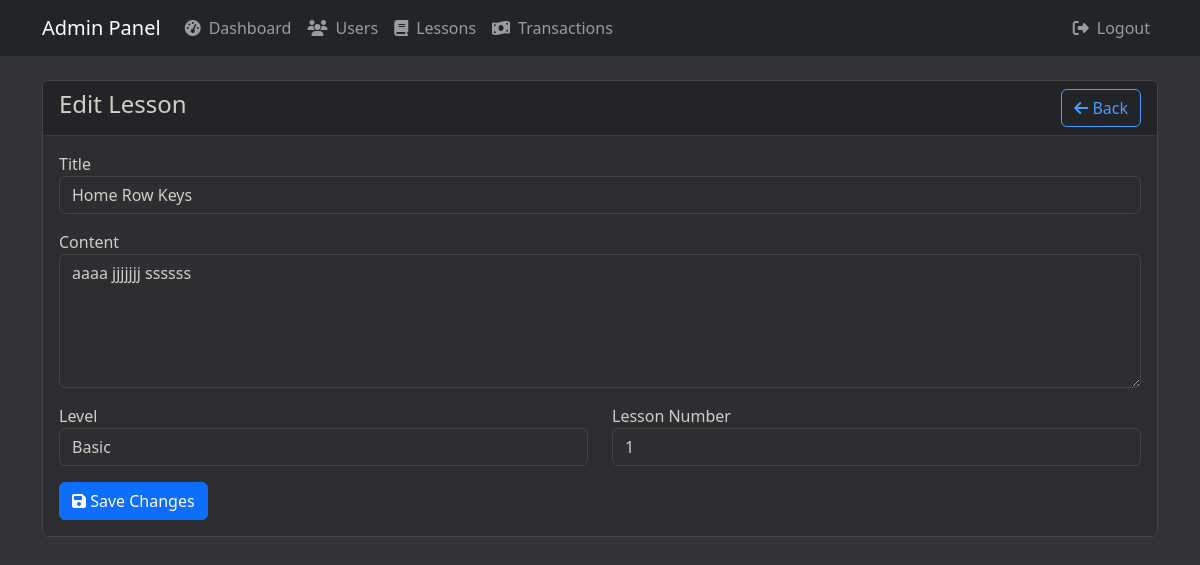
/admin/edit_lesson.php?id=1&type=english (signed in), run on the app's committed database.
### tables this page shows
CREATE TABLE `lessons` (
  `id` int(11) NOT NULL,
  `level` varchar(20) NOT NULL,
  `lesson_number` int(11) NOT NULL,
  `title` varchar(100) NOT NULL,
  `content` text NOT NULL,
  `target_wpm` int(11) DEFAULT 30,
  `created_at` timestamp NOT NULL DEFAULT current_timestamp()
);

### admin/edit_lesson.php (the view, shortened to what this page needs)
<?php
require_once '../config/database.php';
$id = $_GET['id'] ?? '';
$type = $_GET['type'] ?? 'english';
$table = ($type === 'japanese') ? 'japanese_lessons' : 'lessons';
$stmt = $pdo->prepare("SELECT * FROM $table WHERE id = ?");
$stmt->execute([$id]);
$lesson = $stmt->fetch();
?>
<!DOCTYPE html>
<html lang="en">
<head>
    <link href="https://cdn.jsdelivr.net/npm/bootstrap@5.3.0/dist/css/bootstrap.min.css" rel="stylesheet">
    <link rel="stylesheet" href="https://cdnjs.cloudflare.com/ajax/libs/font-awesome/6.4.0/css/all.min.css">
</head>
<body>
    <?php include 'includes/admin_navbar.php'; ?>
    <div class="container mt-4">
        <div class="card">
            <div class="card-header d-flex justify-content-between align-items-center">
                <h4>Edit Lesson</h4>
                <a href="manage_lessons.php" class="btn btn-outline-primary">
                    <i class="fas fa-arrow-left"></i> Back
                </a>
            </div>
            <div class="card-body">
                <form method="POST" action="">
                    <div class="mb-3">
                        <label>Title</label>
                        <input type="text" name="title" class="form-control"
                               value="<?php echo isset($lesson['title']) ? htmlspecialchars($lesson['title']) : ''; ?>" required>
                    </div>
                    <div class="mb-3">
                        <label>Content</label>
                        <textarea name="content" class="form-control" rows="5" required><?php echo isset($lesson['content']) ? htmlspecialchars($lesson['content']) : ''; ?></textarea>
                    </div>
                    <div class="row">
                        <div class="col-md-6 mb-3">
                            <label>Level</label>
                            <select name="level" class="form-select" required>
                                <option value="Basic" <?php echo ($lesson['level'] == 'Basic') ? 'selected' : ''; ?>>Basic</option>
                            </select>
                        </div>
                        <div class="col-md-6 mb-3">
                            <label>Lesson Number</label>
                            <input type="number" name="lesson_number" class="form-control"
                                   value="<?php echo isset($lesson['lesson_number']) ? $lesson['lesson_number'] : ''; ?>" required>
                        </div>
                    </div>
                    <button type="submit" class="btn btn-primary">
                        <i class="fas fa-save"></i> Save Changes
                    </button>
                </form>
            </div>
        </div>
    </div>
</body>
</html>

### admin/edit_lesson.php (style rules this page uses)
body { background: #323437; color: #d1d0c5; }
.form-control, .form-select { background: #2c2e31; border-color: #454545; color: #d1d0c5; }
.form-select option { background: #2c2e31; color: #d1d0c5; }
.card { background: #2c2e31; border: 1px solid #454545; }
.card-header { background: #232427; border-bottom: 1px solid rgba(255, 255, 255, 0.1); color: #d1d0c5; }
.btn-outline-primary { color: #4a9eff; border-color: #4a9eff; }
.card-body { color: #d1d0c5; }

### data on the page
lessons: title "Home Row Keys", content "aaaa jjjjjjj ssssss", level "Basic", lesson_number "1"
